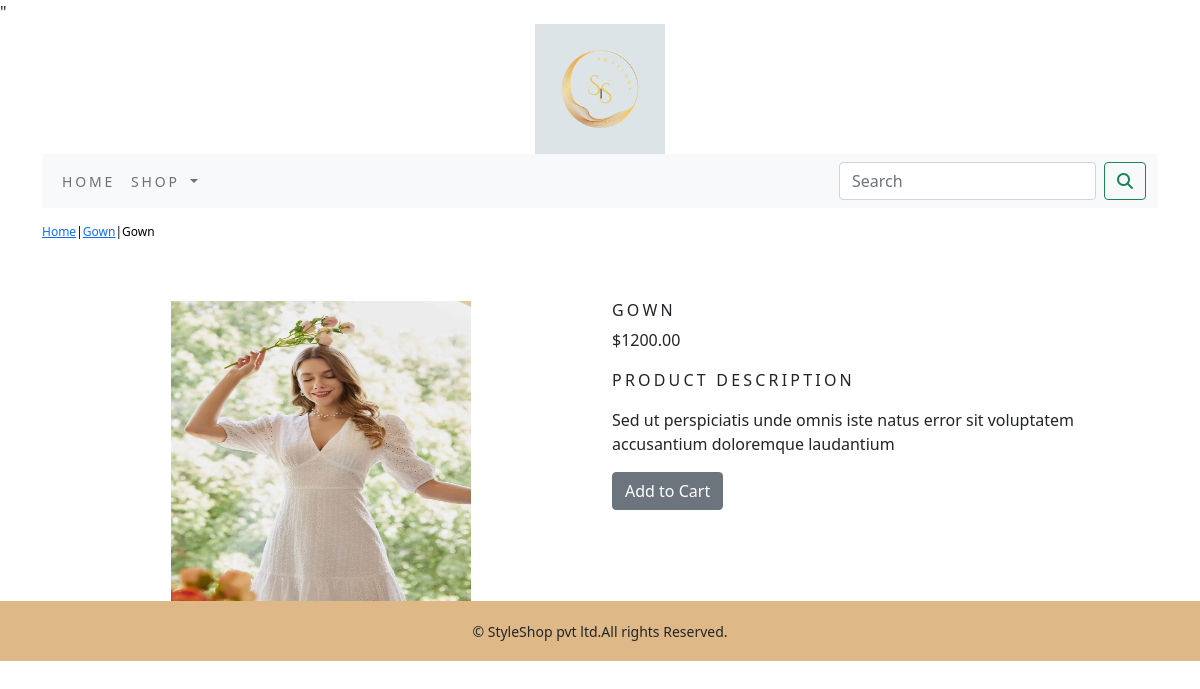
/shop/gowns/gown/, run on the app's committed database.
### shop/models.py (models this page shows, shortened)
class Product(models.Model):
    name = models.CharField(max_length=250, unique=True)
    slug = models.SlugField(max_length=250, unique=True)
    description = models.TextField(blank=True)
    price = models.DecimalField(max_digits=10, decimal_places=2)
    category = models.ForeignKey(Category, on_delete=models.CASCADE)
    image = models.ImageField(upload_to='product', blank=True)
    stock = models.IntegerField()
    available = models.BooleanField(default=True)
    created = models.DateTimeField(auto_now_add=True)
    updated = models.DateTimeField(auto_now=True)
    class Meta:
        ordering = ('name',)
        verbose_name = 'product'
        verbose_name_plural = 'products'

### shop/views.py (the view)
# urls.py: path('<slug:c_slug>/<slug:product_slug>/', views.proDetail, name='prodCatdetail'),
def proDetail(request, c_slug,  product_slug):
    try:
        product = Product.objects.get(category__slug=c_slug, slug=product_slug)
    except Exception as e:
        raise e
    return render(request, 'product.html', {'product': product})

### cart/context_processors.py (called while the page is built)
def counter(request):
    item_count= 0
    if 'admin' in request.path:
        return {}
    else:
        try:
            cart = Cart.objects.filter(cart_id=_cart_id(request))
            cart_items=CartItem.objects.all().filter(cart=cart[:1])
            for cart_item in cart_items:
                item_count += cart_item.quantity
        except Cart.DoesNotExist:
            item_count = 0
    return dict(item_count=item_count)

### cart/views.py (called while the page is built)
def _cart_id(request):
    cart = request.session.session_key
    if not cart:
        cart = request.session.create()
    return cart

### shop/context_processors.py (called while the page is built)
def menu_links(request):
    links = Category.objects.all()
    return dict(links=links)

### shop/models.py (called while the page is built)
    def get_url(self):
        return reverse('shop:products_by_category', args=[self.slug])

### templates/product.html (shortened to what this page needs)
{% extends 'base.html' %}
{% load static %}
{% block content %}
  <div class="row my_prod_row_class">
    <div class="mx_auto">
      <p><a href="{% url 'shop:allProdCat' %}">Home</a>|<a href="{{product.category.get_url}}">{{product.name}}</a>|{{product.name}}</p>
    </div>
  </div>
<div class="container">
  <br>
  <div class="row">
    <div class="col-12 col-sm12 col-md-12 col-lg-6 text-center">
      <div style="min-width:10rem;">
        <img src="{{product.image.url}}" alt="{{product.name}}" width="300px" height="300px">
      </div>
    </div>
      <div class="col-12 col-sm-12 col-md-12 col-lg-6">
        <div>
        <h1 class="my_prod_title">{{product.name}}</h1>
        <p>${{product.price}}</p>
        <p class="my_title">Product Description</p>
        <p class="text-justify my_prod_text">{{product.description}}</p>
        {% if product.stock <= 0 %}
          <p class="text-justify my_prod_text "><b>Out of stock</b></p>
        {% else %}
         <a  class="btn btn-secondary" href="{% url 'cart:add_cart' product.id %}">Add to Cart</a>
        {% endif %}
      </div>
        </div>
    </div>
  </div>
{% endblock %}

### static/css/custom.css (style rules this page uses)
.my_title { font-size:16px; text-transform:uppercase; letter-spacing:.2em; }
.my_prod_row_class { padding-top:15px; padding-bottom:20px; }
.my_prod_row_class .mx_auto { color:black; font-size:12px; text-decoration:none; }
.my_prod_title { font-size:16px; text-transform:uppercase; letter-spacing:.2em; padding-top;15px; padding-bottom10px; }
.my_prod_text { padding-right:20px; }

### data on the page
Product: name "Gown", image (picture), name "GOWN", price "1200.00", description "Sed ut perspiciatis unde omnis iste natus error sit voluptatem accusantium doloremque laudantium"
